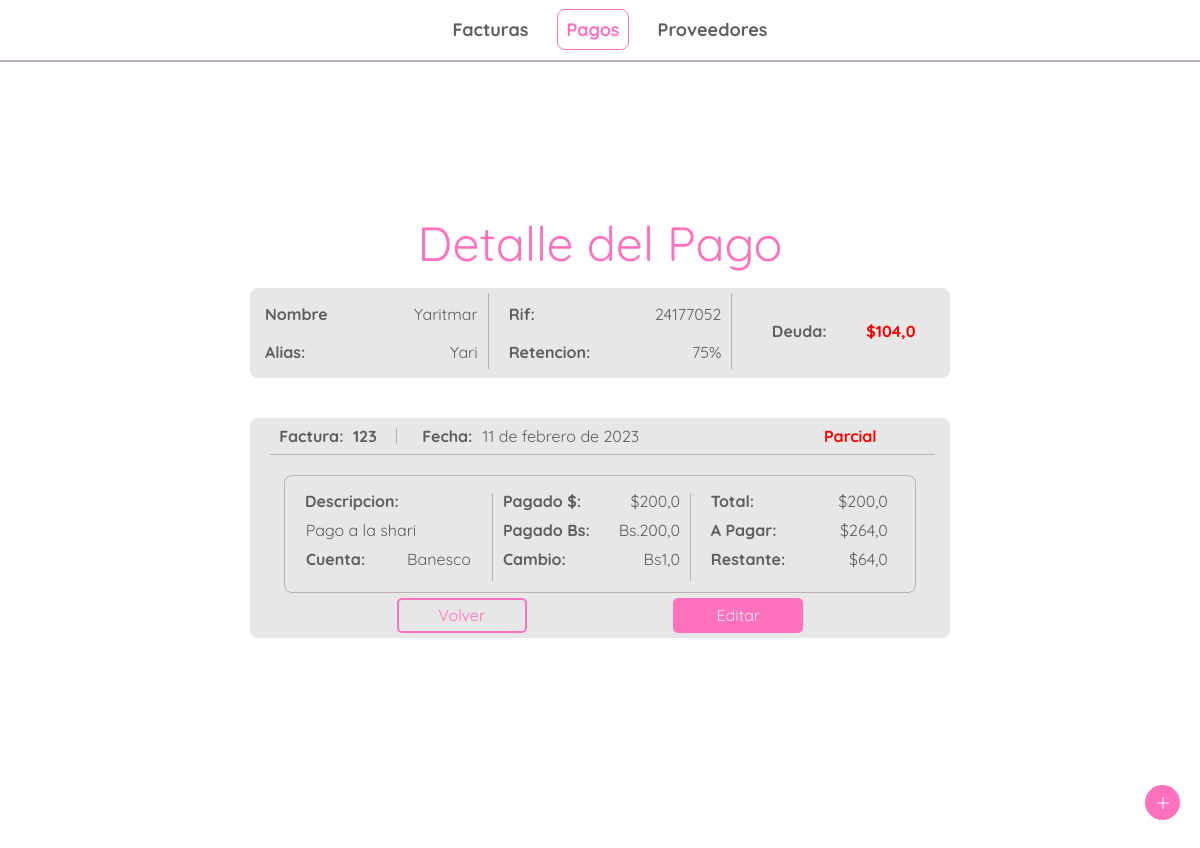
The page /payments/8/detail/ on the database its author committed.
### payments/models.py (models this page shows)
class Payment(models.Model):
    id = HashidAutoField(primary_key=True)
    bill = models.ForeignKey(Bill, on_delete=models.CASCADE, null=False)
    date = models.DateField(default= django.utils.timezone.now)
    amount_bs = models.FloatField(default=0)
    amount_dollar = models.FloatField(default=0)
    exchange_rate = models.FloatField(default=0)
    account = models.CharField(max_length=50,default='')
    paid_total = models.BooleanField(default='False')
    description = models.CharField(max_length=200, default='')
    transfer_id = models.CharField(max_length=50, default='')
    total_dollar = models.FloatField(default=0)

### bills/models.py (models this page shows)
class Bill(models.Model):
    id = HashidAutoField(primary_key=True)
    bill_number = models.CharField(max_length=20,null=False)
    emission_date = models.DateField(default= django.utils.timezone.now)
    due_date = models.DateField(default= django.utils.timezone.now)
    provider = models.ForeignKey(Provider, on_delete=models.CASCADE, null=False)
    total_amount_bs = models.FloatField(default=0)
    sub_total_bs = models.FloatField(default=0)
    tax_bs = models.FloatField(default=0)
    retained_tax_bs = models.FloatField(default=0)
    amount_to_pay_bs = models.FloatField(default=0)
    exchange_rate = models.FloatField(default=0)
    total_amount_dollar = models.FloatField(default=0)
    amount_to_pay_dollar = models.FloatField(default=0)
    paid = models.BooleanField(default='False')
    note = models.CharField(max_length=200, default='')
    rest_to_pay_dollar = models.FloatField(default=0)
    overdue = models.FloatField(default=False)

### providers/models.py (models this page shows)
class Provider(models.Model):
    id = HashidAutoField(primary_key=True)
    rif = models.CharField(max_length=15)
    name = models.CharField(max_length=70)
    nickname = models.CharField(max_length= 70)
    TAXES = [
        ('0','0% tax retained'),
        ('75','75% tax retained'),
        ('100','100% tax retained'),
    ]
    taxtype = models.CharField(max_length=3, choices=TAXES)
    dollar_debt = models.FloatField(default=0)

### payments/views.py (the view)
# urls.py: path('<str:payment_id>/detail/', views.payment_detail, name='payment_detail'),
def payment_detail(request, payment_id):
    try:
        payment = Payment.objects.get(pk=payment_id)
    except (KeyError, Payment.DoesNotExist):
        request = reset_messages(request)
        request.session['message'] = 'No se encontro el pago'
        request.session['message_shown'] = False
        return redirect('payments:index')
    else:
        total_paid = round(payment.amount_dollar + payment.amount_bs / payment.exchange_rate,2)
        return render(request, 'payments/payment_detail.html',{
            'payment':payment,
            'total_paid': total_paid,
            })

### payments/templates/payments/payment_detail.html (shortened to what this page needs)
{% extends 'bills/header.html' %}
{% block content %}
{% load static %}
<body>
<div class="details">
    <div class="details-container-p">
        <div class="title">
            <p>Detalle del Pago</p>
        </div>
        <div class="general-details">
            <div class="general-details-left">
                <div>
                    <p>Nombre</p>
                    <p>{{payment.bill.provider.name}}</p>
                </div>
                <div>
                    <p>Alias:</p>
                    <p>{{payment.bill.provider.nickname}}</p>
                </div>
            </div>
            <div class="general-details-center">
                <div>
                    <p>Rif:</p>
                    <p>{{payment.bill.provider.rif}}</p>
                </div>
                <div>
                    <p>Retencion:</p>
                    <p>{{payment.bill.provider.taxtype}}%</p>
                </div>
            </div>
            <div class="general-details-right">
                <p class="general-details-right-p">Deuda:</p>
                {% if payment.bill.provider.dollar_debt > 0 %}
                    <p class="debt">${{payment.bill.provider.dollar_debt}}</p>
                {% else %}
                    <p class="paid">${{payment.bill.provider.dollar_debt}}</p>
                {% endif %}
            </div>
        </div>
        <div class="details-content">
            <div class="detail-head">
                <div class="detail-head-left-p">
                    <p>Factura:</p>
                    <a href="{% url 'bills:bill_detail' payment.bill.id %}">
                    <p>{{payment.bill.bill_number}}</p>
                    </a>
                </div>
                <div class="detail-head-center">
                    <p>Fecha:</p>
                    <p>{{payment.date}}</p>
                </div>
                <div class="detail-head-right">
                    {% if not payment.paid_total %}
                        <p class="debt">Parcial</p>
                    {% else %}
                        <p class="paid">Total</p>
                    {% endif %}
                </div>
            </div>
            <div class="detail-body">
                <div class="detail-body-left-p">
                    <div>
                        <p>Descripcion:</p>
                    </div>
                    <div>
                        <p>{{payment.description}}</p>
                    </div>
                    <div>
                        <p>Cuenta:</p>
                        <p>{{payment.account}}</p>
                    </div>
                </div>
                <div class="detail-body-center">
                    <div>
                        <p>Pagado $:</p>
                        <p>${{payment.amount_dollar}}</p>
                    </div>
                    <div>
                        <p>Pagado Bs:</p>
                        <p>Bs.{{payment.amount_dollar}}</p>
                    </div>
                    <div>
                        <p>Cambio:</p>
                        <p>Bs{{payment.exchange_rate}}</p>
                    </div>
                </div>
                <div class="detail-body-right">
                    <div>
                        <p>Total:</p>
                        <p>${{payment.total_dollar}}</p>
                    </div>
                    <div>
                        <p>A Pagar:</p>
                        <p>${{payment.bill.amount_to_pay_dollar}}</p>
                    </div>
                    <div>
                        <p>Restante:</p>
                        <p>${{payment.bill.rest_to_pay_dollar}}</p>
                    </div>
                </div>
            </div>
            <div class="edit-buttons">
                <a href="{% url 'payments:index' %}" class="link-secondary-button" >Volver</a>
                <a href="{% url 'payments:update_payment' payment.id %}" class="link-primary-button" >Editar</a>
            </div>
        </div>
    </div>
    <div class="add">
        <figure class="figure">
            <img src="{% static 'bills/images/plus.png'  %}" alt="new-bill">
        </figure>
    </div>
</div>
</body>
{% endblock %}

### rows shown on the page
Payment: bill.provider.name "Yaritmar", bill.provider.nickname "Yari", bill.provider.rif "24177052", bill.provider.taxtype "75", bill.provider.dollar_debt "104,0", bill.bill_number "123", date "11 de febrero de 2023", description "Pago a la shari", account "Banesco", amount_dollar "200,0", exchange_rate "1,0", total_dollar "200,0", bill.amount_to_pay_dollar "264,0", bill.rest_to_pay_dollar "64,0"
